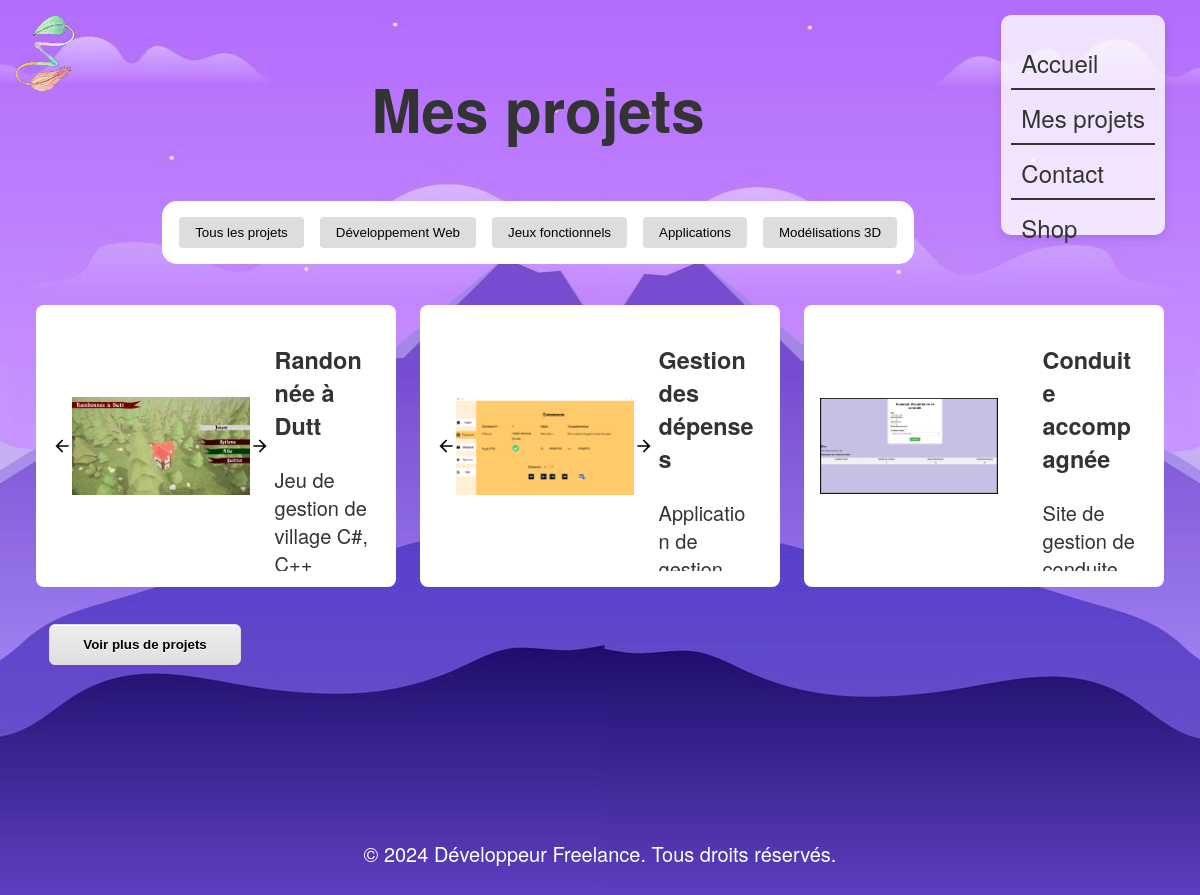
The page /php/projects.php on the database its author committed.
### tables this page shows
CREATE TABLE "categories" (
	"id"	INTEGER UNIQUE,
	"name"	TEXT NOT NULL,
	"desc"	TEXT NOT NULL,
	PRIMARY KEY("id" AUTOINCREMENT)
);

CREATE TABLE "projets" (
	"id"	INTEGER UNIQUE,
	"name"	TEXT NOT NULL,
	"id_cat"	INTEGER NOT NULL,
	"desc"	TEXT,
	"src1"	TEXT,
	"src2"	TEXT,
	"src3"	TEXT,
	PRIMARY KEY("id" AUTOINCREMENT),
	FOREIGN KEY("id_cat") REFERENCES "categories"("id")
);

### classes/Database.php (called while the page is built, shortened)
<?php
class Database {
    private static $instance = null;
    private $pdo;
    private function __construct() {
        $chemin_db = __DIR__.'/../portfolio.db';
        $this->pdo = new PDO('sqlite:' . $chemin_db);
        $this->pdo->setAttribute(PDO::ATTR_ERRMODE, PDO::ERRMODE_EXCEPTION);
        $this->pdo->setAttribute(PDO::ATTR_DEFAULT_FETCH_MODE, PDO::FETCH_ASSOC);
    }
    public static function getInstance() {
        if (self::$instance === null) {
            self::$instance = new self();
        }
        return self::$instance;
    }
    public function prepare($sql) {
        return $this->pdo->prepare($sql);
    }
    public function query($sql) {
        return $this->pdo->query($sql);
    }
}

### classes/Category.php (called while the page is built, shortened)
<?php
require_once 'Database.php';
class Category {
    private $db;
    public function __construct() {
        $this->db = Database::getInstance();
    }
    public function getAllCategories() {
        $requete = "SELECT id, name, desc FROM categories";
        $stmt = $this->db->query($requete);
        return $stmt->fetchAll();
    }
}

### classes/Project.php (called while the page is built, shortened)
<?php
require_once 'Database.php';
class Project {
    private $db;
    public function __construct() {
        $this->db = Database::getInstance();
    }
    public function getProjects($page = 1, $limit = 3, $categorie = null) {
        $offset = ($page - 1) * $limit;
        if ($categorie) {
            $requete = "SELECT * FROM projets WHERE id_cat = :id_cat LIMIT :limit OFFSET :offset";
            $stmt = $this->db->prepare($requete);
            $stmt->bindValue(':id_cat', $categorie, PDO::PARAM_INT);
            $stmt->bindValue(':limit', $limit, PDO::PARAM_INT);
            $stmt->bindValue(':offset', $offset, PDO::PARAM_INT);
        } else {
            $requete = "SELECT * FROM projets LIMIT :limit OFFSET :offset";
            $stmt = $this->db->prepare($requete);
            $stmt->bindValue(':limit', $limit, PDO::PARAM_INT);
            $stmt->bindValue(':offset', $offset, PDO::PARAM_INT);
        }
        $stmt->execute();
        return $stmt->fetchAll();
    }
    public function countProjects($categorie = null) {
        if ($categorie) {
            $requete = "SELECT COUNT(*) as total FROM projets WHERE id_cat = :id_cat";
            $stmt = $this->db->prepare($requete);
            $stmt->bindValue(':id_cat', $categorie, PDO::PARAM_INT);
        } else {
            $requete = "SELECT COUNT(*) as total FROM projets";
            $stmt = $this->db->prepare($requete);
        }
        $stmt->execute();
        return $stmt->fetch()['total'];
    }
}

### php/projects.php (the view, shortened to what this page needs)
<?php
$pageTitle = "Projets";
$pageSpecificCSS = "css/projects.css";
require_once '../includes/header.php';
require_once '../classes/Project.php';
require_once '../classes/Category.php';
$projectManager = new Project();
$categoryManager = new Category();
$categories = $categoryManager->getAllCategories();
$categorie_selectionnee = isset($_GET['categorie']) ? $_GET['categorie'] : null;
$limit = 3;
$page = 1;
$projets = $projectManager->getProjects($page, $limit, $categorie_selectionnee);
$total_projets = $projectManager->countProjects($categorie_selectionnee);
$has_more = $total_projets > $limit;
?>
    <section>
        <h1>Mes projets</h1>
            <nav>
                <form method="GET" action="">
                    <button type="submit" name="categorie" value="" class="categorie-btn tous-btn <?php echo is_null($categorie_selectionnee) ? 'active' : ''; ?>">
                        Tous les projets
                    </button>
                    <?php foreach ($categories as $categorie): ?>
                        <button type="submit" name="categorie" value="<?php echo $categorie['id']; ?>"
                                class="categorie-btn <?php echo $categorie_selectionnee == $categorie['id'] ? 'active' : ''; ?>">
                            <?php echo $categorie['name']; ?>
                        </button>
                    <?php endforeach; ?>
                </form>
            </nav>
    </section>
</header>
<main id="projets-container">
    <?php if (count($projets) > 0): ?>
        <?php foreach ($projets as $projet): ?>
            <article
                data-project-id="<?php echo $projet['id']; ?>"
                data-src1="<?php echo $projet['src1']; ?>"
                <?php if ($projet['src2']): ?>data-src2="<?php echo $projet['src2']; ?>"<?php endif; ?>
                <?php if ($projet['src3']): ?>data-src3="<?php echo $projet['src3']; ?>"<?php endif; ?>
            >
                <section class="carousel">
                    <?php if ($projet['src2'] != NULL || $projet['src3'] != NULL): ?>
                        <img src="../img/arrow-left.svg" alt="aperçu précédent" class="left-arrow" style="width: 9%; height: auto; cursor: pointer;">
                    <?php endif; ?>
                    <img src="<?php echo $projet['src1']; ?>.png" alt="aperçu 1" class="carousel-image" style="width: 80%; height: auto; object-fit: contain; display: block;">
                    <?php if ($projet['src2'] != NULL || $projet['src3'] != NULL): ?>
                        <img src="../img/arrow-right.svg" alt="aperçu suivant" class="right-arrow" style="width: 9%; height: auto; cursor: pointer;">
                    <?php endif; ?>
                </section>
                <aside>
                    <h3><?php echo $projet['name']; ?></h3>
                    <a><?php echo $projet['desc']; ?></a>
                </aside>
            </article>
        <?php endforeach; ?>
    <?php else: ?>
        <p>Aucun projet trouvé pour cette catégorie.</p>
    <?php endif; ?>
    <?php if ($has_more): ?>
        <div class="load-more-container">
            <button id="load-more" data-page="2" data-categorie="<?php echo htmlspecialchars($categorie_selectionnee ?? ''); ?>">
                Voir plus de projets
            </button>
        </div>
    <?php endif; ?>
</main>
<?php require_once '../includes/footer.php'; ?>

### includes/header.php (shortened to what this page needs)
<!DOCTYPE html>
<html lang="fr">
    <head>
        <?php if ($pageTitle == "Accueil") : ?>
            <link rel="stylesheet" href="css/style.css">
            <?php if(isset($pageSpecificCSS)): ?>
                <link rel="stylesheet" href="<?php echo $pageSpecificCSS; ?>">
            <?php endif; ?>
        <?php else : ?>
            <link rel="stylesheet" href="../css/style.css">
            <?php if(isset($pageSpecificCSS)): ?>
                <link rel="stylesheet" href="../<?php echo $pageSpecificCSS; ?>">
            <?php endif; ?>
        <?php endif; ?>
    </head>
    <body>
        <header>
            <div class ='logo'>
                <?php if ($pageTitle == "Accueil") : ?>
                    <img src="img/logo.png" alt="Logo personnel">
                <?php else : ?>
                    <img src="../img/logo.png" alt="Logo personnel">
                <?php endif; ?>
            </div>
            <nav class="main-nav">
                <ul>
                    <li><a href="/index.php">Accueil</a></li>
                    <li><a href="/php/projects.php">Mes projets</a></li>
                    <li><a href="/php/contact.php">Contact</a></li>
                    <li><a>Shop</a></li>
                </ul>
            </nav>

### includes/footer.php (shortened to what this page needs)
<footer>
        <p>© 2024 Développeur Freelance. Tous droits réservés.</p>
</footer>
</body>
</html>

### css/style.css (style rules this page uses)
body { font-family: 'Helvetica Neue', sans-serif; font-size: 20px; margin: 0; padding: 0; background-image: url('../img/landscape2.jpg'); background-size: auto; background-position: top center; background-attachment: scroll; color: #333; display: flex; flex-direction: column; overflow-y: auto; width: 100vw; }
main { order: 2; width: 100%; padding-top: 5%; padding-bottom: 10%; }
header { order: 1; margin: 15px; display: flex; justify-content: space-between;; height: 200px; gap: 1rem; width: 100%; margin-bottom: 50px; }
.logo { order: 1; width: 5%; min-width: 30px; }
.logo img { max-width: 100%; width: auto; height: auto; }
.main-nav { margin-right: 50px; order: 3; display: flex; flex-direction: column; align-items: flex-end; background-color: rgba(255, 255, 255, 0.8); padding: 10px; border-radius: 10px; box-shadow: 0 4px 10px rgba(0, 0, 0, 0.1); height: 100%; }
.main-nav ul { list-style: none; margin: 0; padding: 0; }
.main-nav ul li { margin: 20px 0; position: relative; }
.main-nav ul li a { text-decoration: none; font-size: 1.2em; color: #333; padding: 5px 10px; position: relative; z-index: 1; }
.main-nav ul li:not(:last-child)::after { content: ''; position: absolute; height: 2px; width: 100%; background-color: #333; left: 0; bottom: -10px; z-index: 0; }
h1 { font-size: 3em; }

### css/projects.css (style rules this page uses)
header section { order: 2; width: 60%; height: 100%; display: flex; flex-direction: column; align-items: center; }
header section nav { padding: 1rem; background-color: #ffffff; border-radius: 15px; width: 100%; }
header section nav form { display: flex; flex-wrap: nowrap; gap: 1rem; overflow-x: auto; width: 100%; justify-content: center; }
header section nav button { padding: 0.5rem 1rem; background-color: #ddd; border: none; border-radius: 4px; cursor: pointer; min-width: 100px; transition: background-color 0.2s; }
main { padding-top: 2em; display: grid; grid-template-columns: repeat(auto-fit, minmax(300px, 30%)); justify-content: center; align-items: center; gap: 1.5rem; }
main article { background: white; padding: 1rem; border-radius: 8px; display: flex; justify-content: space-between; height: 250px; }
main article section { display: flex; flex-direction: row; flex-wrap: nowrap; height: 100%; width: 70%; }
main article aside { height: 100%; width: 30%; overflow-y: auto; overflow-x: hidden; word-break: break-word; white-space: normal; padding-right: 0.5em; line-height: 1.4; }
header form { margin: 0; }
#load-more { box-shadow:inset 0px 1px 0px 0px #ffffff; background:linear-gradient(to bottom, #ededed 5%, #dfdfdf 100%); background-color:#ededed; border-radius:6px; border:1px solid #dcdcdc; display:inline-block; cursor:pointer; font-weight:bold; padding:12px 33px; margin: 1em; text-decoration:none; text-shadow:0px 1px 0px #ffffff; }

### includes/footer.php (style rules this page uses)
footer { order: 3; text-align: center; padding: 20px; width: 80%; margin: 0 auto; border-radius: 10px 10px 0 0; }
footer p { color:white; }

### rows shown on the page
categories: $categorie['id'] 1 (drawn), name "Développement Web"
categories: $categorie['id'] 2 (drawn), name "Jeux fonctionnels"
categories: $categorie['id'] 3 (drawn), name "Applications"
categories: $categorie['id'] 4 (drawn), name "Modélisations 3D"
projets: src1 (picture), name "Randonnée à Dutt", desc "Jeu de gestion de village C#,…"
projets: src1 (picture), name "Gestion des dépenses", desc "Application de…"
projets: src1 (picture), name "Conduite accompagnée", desc "Site de gestion de…"
